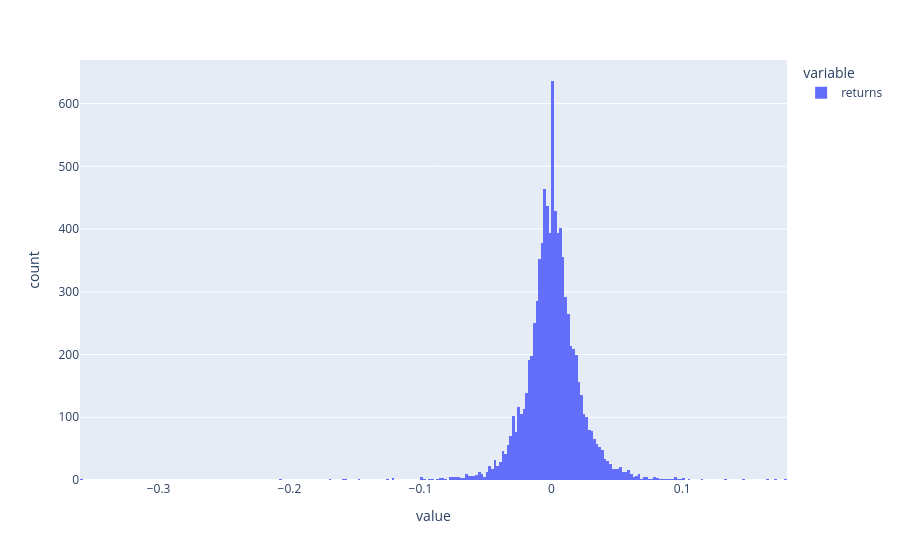

Source (notebook cell):
### Markdown cell above
## Plot a histogram with the daily log returns

### Code cell
returns = returns.dropna()
returns.plot.hist()

### Figure 1 — Plotly figure (JSON) as saved in the notebook; plotly's stock layout.template omitted (floating-point values rounded to 4 significant figures; data arrays with more than 128 entries replaced by an {"elided": "..."} marker saying what was removed)
{"data": [{"bingroup": "x", "hovertemplate": "variable=returns<br>value=%{x}<br>count=%{y}<extra></extra>", "legendgroup": "returns", "marker": {"color": "#636efa", "pattern": {"shape": ""}}, "name": "returns", "orientation": "v", "showlegend": true, "type": "histogram", "x": {"elided": "8621 float values"}, "xaxis": "x", "yaxis": "y"}], "layout": {"barmode": "relative", "legend": {"title": {"text": "variable"}, "tracegroupgap": 0}, "margin": {"t": 60}, "xaxis": {"anchor": "y", "domain": [0, 1], "title": {"text": "value"}}, "yaxis": {"anchor": "x", "domain": [0, 1], "title": {"text": "count"}}}}
